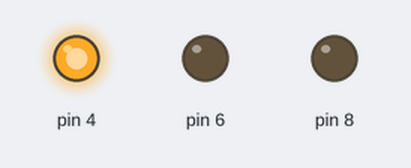
This sketch was run on a simulated Arduino Uno, built with avr-gcc and run on an emulated ATmega328P. Shown: output pins drawn as LEDs (lit = HIGH).

Above: at 1.0 s.
At 3.0 s:
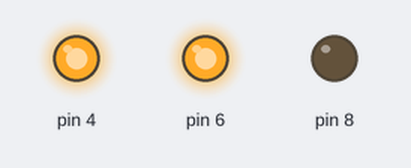
At 5.0 s:
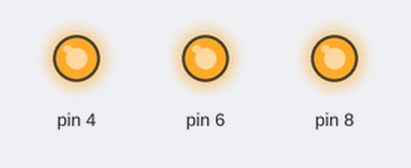
At 7.0 s:
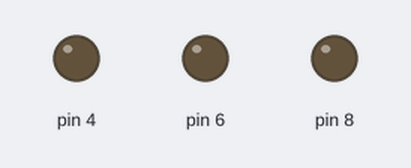
Timing chart, 0 to 10.4 s (numbered marks = the images above):
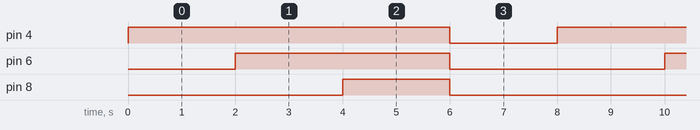

Measured:
- by itself, pin 4: alternates HIGH for 6.0 s and LOW for 2.0 s
- by itself, pin 6: alternates HIGH for 4.0 s and LOW for 4.0 s
- by itself, pin 8: alternates HIGH for 2.0 s and LOW for 6.0 s

The sketch:

Arduino_2_GYR_LED_on_off.ino
```cpp
void setup()
{
  pinMode(4, OUTPUT);
  pinMode(6, OUTPUT);
  pinMode(8, OUTPUT);
}

void loop()
{
  digitalWrite(4, HIGH);
  delay(2000);
  digitalWrite(6, HIGH);
  delay(2000);
  digitalWrite(8, HIGH);
  delay(2000);
  digitalWrite(4, LOW);
  digitalWrite(6, LOW);
  digitalWrite(8, LOW);
  delay(2000);
}
```
